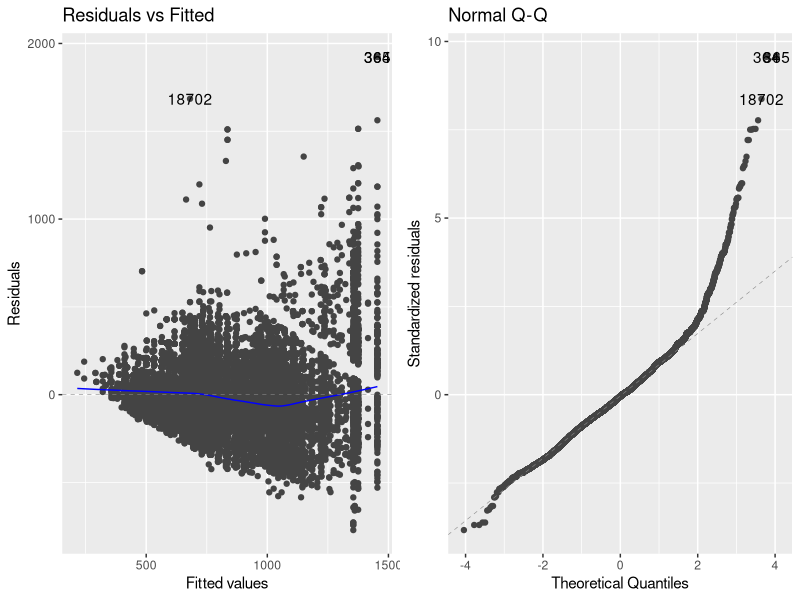
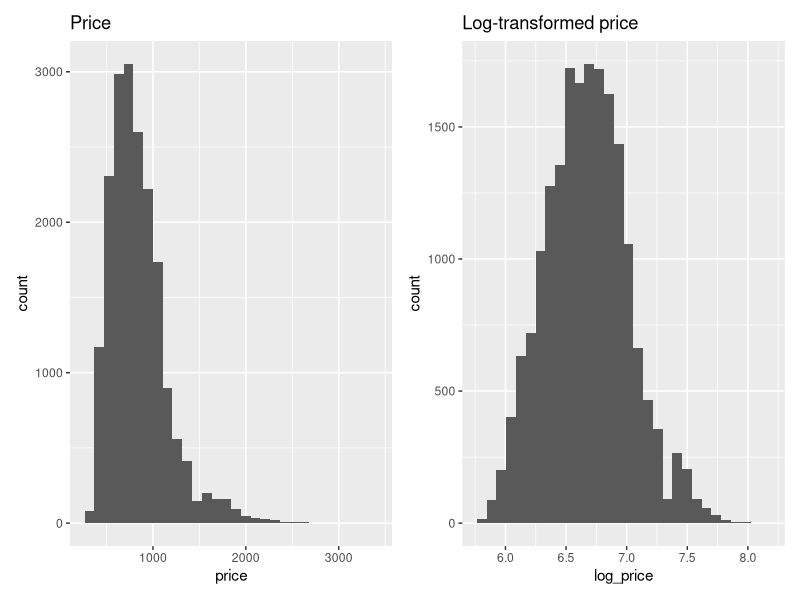
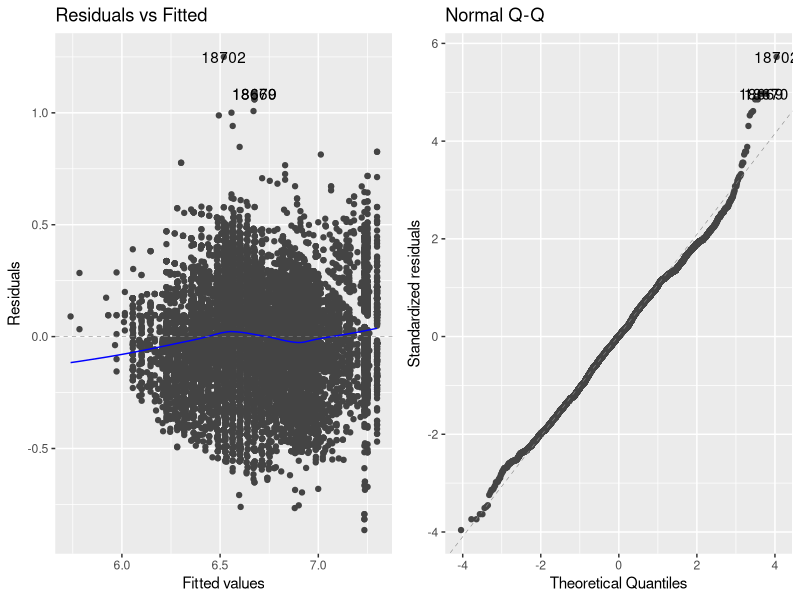

R code for these plots, in order:
## ---- chunk 1
knitr::opts_chunk$set(warning = FALSE, 
                      message = FALSE, 
                      fig.align = "center")
## ---- chunk 2
library(tidyverse)
library(broom)
library(patchwork)
library(knitr)
library(ggfortify)
## ---- chunk 3
diamonds <- ggplot2::diamonds %>%
 filter(carat <= 0.5) %>%
  mutate(color = as.character(color), 
         color = factor(color, 
                        levels = c("D", "E", "F", "G", "H", "I", "J")))
## ---- chunk 4
orig_model <- lm(price ~ carat + color + carat * color, data = diamonds)
tidy(orig_model, conf.int = TRUE)
## ---- chunk 5
diamonds <- diamonds %>%
  mutate(caratCent = carat - mean(carat))
## ---- chunk 6
mean_cent_model <- lm(price ~ caratCent + color + caratCent * color, 
                      data = diamonds)
tidy(mean_cent_model, conf.int = TRUE)
## ---- chunk 7
autoplot(mean_cent_model, which = c(1,2))
## ---- chunk 8
diamonds <- diamonds %>%
  mutate(log_price = log(price))
## ---- chunk 9
p1 <- ggplot(data = diamonds, aes(x = price)) +
  geom_histogram() + 
  labs(title = "Price")

p2 <- ggplot(data = diamonds, aes(x = log_price)) +
  geom_histogram() + 
  labs(title = "Log-transformed price")

p1 + p2
## ---- chunk 10
log_model <- lm(log_price ~ carat + color + carat*color, data = diamonds)
tidy(log_model, conf.int = TRUE)
## ---- chunk 11
autoplot(log_model, which = c(1,2))
